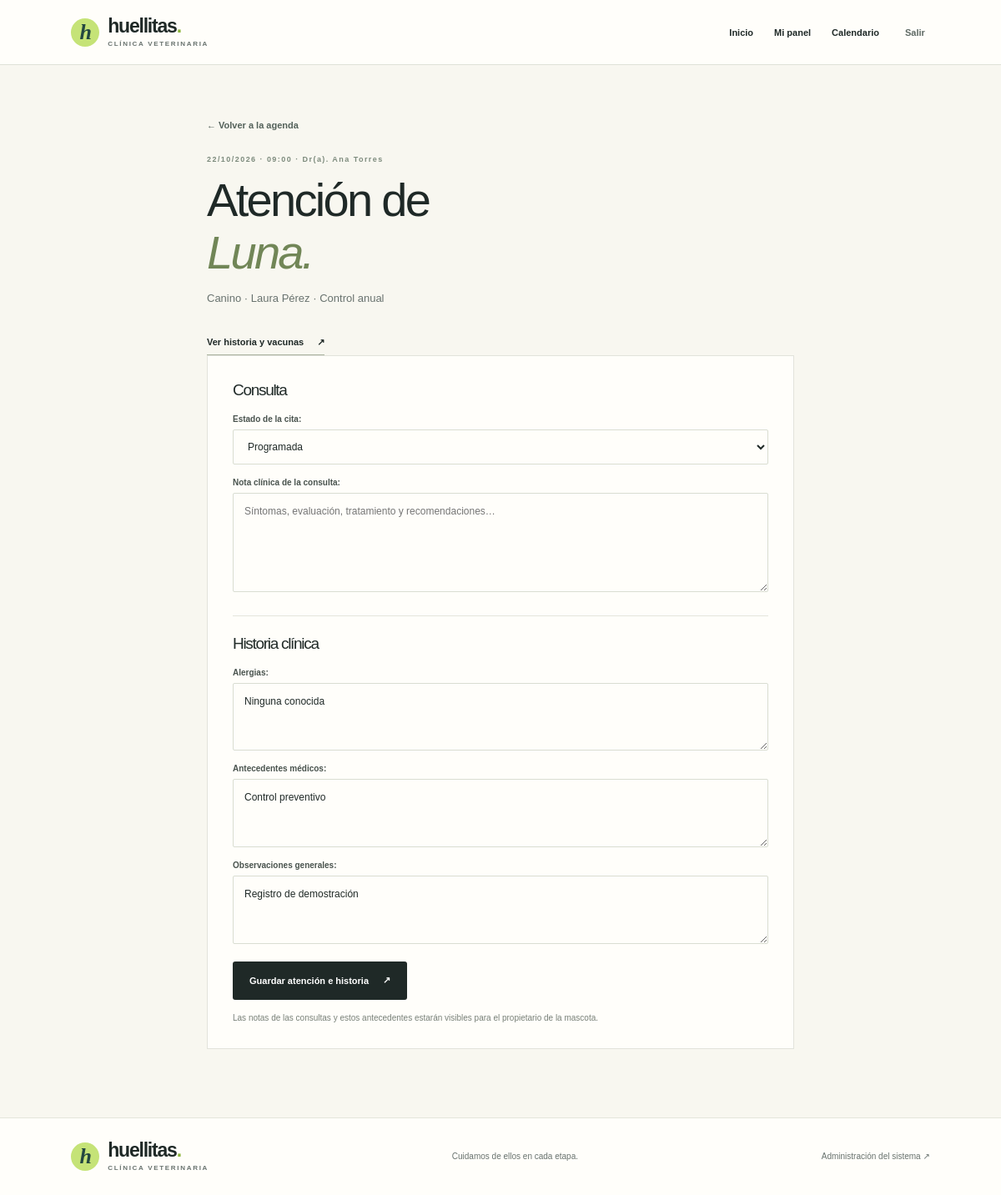
/personal/citas/1/ (signed in), run on the app's committed database.
### citas/models.py (models this page shows, shortened)
class Cita(models.Model):
    class Estado(models.TextChoices):
        PROGRAMADA = 'PROGRAMADA', 'Programada'
        ATENDIDA = 'ATENDIDA', 'Atendida'
        CANCELADA = 'CANCELADA', 'Cancelada'
    cita_id = models.BigAutoField(primary_key=True)
    mascota = models.ForeignKey('mascotas.Mascota', on_delete=models.PROTECT, related_name='citas')
    veterinario = models.ForeignKey('veterinarios.Veterinario', on_delete=models.PROTECT, related_name='citas')
    fecha_hora = models.DateTimeField()
    motivo = models.CharField(max_length=180)
    estado = models.CharField(max_length=12, choices=Estado.choices, default=Estado.PROGRAMADA)
    notas = models.TextField(blank=True)
    class Meta:
        ordering = ['-fecha_hora']
        verbose_name = 'cita'
        verbose_name_plural = 'citas'

### veterinarios/models.py (models this page shows)
class Veterinario(models.Model):
    veterinario_id = models.BigAutoField(primary_key=True)
    nombres = models.CharField(max_length=80)
    apellidos = models.CharField(max_length=80)
    documento = models.CharField(max_length=20, unique=True)
    tarjeta_profesional = models.CharField(max_length=40, unique=True)
    telefono = models.CharField(max_length=20)
    correo = models.EmailField(unique=True)
    especialidad = models.CharField(max_length=80)
    activo = models.BooleanField(default=True)
    class Meta:
        ordering = ['apellidos', 'nombres']
        verbose_name = 'veterinario'
        verbose_name_plural = 'veterinarios'
    def __str__(self):
        return f'Dr(a). {self.nombres} {self.apellidos}'

### mascotas/models.py (models this page shows, shortened)
class Mascota(models.Model):
    mascota_id = models.BigAutoField(primary_key=True)
    propietario = models.ForeignKey('propietarios_core.Propietario', on_delete=models.PROTECT, related_name='mascotas')
    nombre = models.CharField(max_length=80)
    especie = models.CharField(max_length=40)
    raza = models.CharField(max_length=60, blank=True)
    sexo = models.CharField(max_length=10, choices=[('M', 'Macho'), ('H', 'Hembra')])
    fecha_nacimiento = models.DateField(null=True, blank=True)
    peso_kg = models.DecimalField(max_digits=6, decimal_places=2, null=True, blank=True)
    activo = models.BooleanField(default=True)
    class Meta:
        ordering = ['nombre']
        verbose_name = 'mascota'
        verbose_name_plural = 'mascotas'

### propietarios_core/models.py (models this page shows, shortened)
class Propietario(models.Model):
    propietario_id = models.BigAutoField(primary_key=True)
    usuario = models.OneToOneField('auth.User', on_delete=models.SET_NULL, null=True, blank=True, related_name='perfil_propietario')
    nombres = models.CharField(max_length=80)
    apellidos = models.CharField(max_length=80)
    documento = models.CharField(max_length=20, unique=True)
    telefono = models.CharField(max_length=20)
    correo = models.EmailField(blank=True)
    direccion = models.CharField(max_length=160)
    class Meta:
        ordering = ['apellidos', 'nombres']
        verbose_name = 'propietario'
        verbose_name_plural = 'propietarios'

### config/views.py (the view)
# urls.py: path('personal/citas/<int:cita_id>/', views.atender_cita, name='atender_cita'),
@login_required
def atender_cita(request,cita_id):
    requiere_personal(request.user)
    cita=get_object_or_404(Cita.objects.select_related('mascota','veterinario','mascota__propietario'),cita_id=cita_id)
    historia,_=HistoriaClinica.objects.get_or_create(mascota=cita.mascota,defaults={'fecha_apertura':timezone.localdate()})
    form=ActualizarCitaForm(request.POST or None,instance=cita)
    historia_form=HistoriaClinicaForm(request.POST or None,instance=historia,prefix='historia')
    if request.method=='POST' and form.is_valid() and historia_form.is_valid():
        with transaction.atomic():
            form.save()
            historia_form.save()
        messages.success(request,'La cita y la nota clínica quedaron actualizadas.')
        return redirect('agenda_personal')
    return render(request,'portal/atender_cita.html',{'form':form,'historia_form':historia_form,'cita':cita})

### config/forms.py
class ActualizarCitaForm(forms.ModelForm):
    class Meta:
        model = Cita
        fields = ['estado', 'notas']
        labels = {'estado':'Estado de la cita', 'notas':'Nota clínica de la consulta'}
        widgets = {'notas':forms.Textarea(attrs={'rows':5,'placeholder':'Síntomas, evaluación, tratamiento y recomendaciones…'})}

class HistoriaClinicaForm(forms.ModelForm):
    class Meta:
        model = HistoriaClinica
        fields = ['alergias','antecedentes','observaciones']
        labels = {'alergias':'Alergias','antecedentes':'Antecedentes médicos','observaciones':'Observaciones generales'}
        widgets = {name:forms.Textarea(attrs={'rows':3}) for name in ['alergias','antecedentes','observaciones']}

### config/views.py (called while the page is built)
def es_personal(user):
    return user.is_authenticated and (user.is_staff or user.is_superuser or user.groups.filter(name__in=['Recepcionista','Veterinario']).exists())

def requiere_personal(user):
    if not es_personal(user):
        raise PermissionDenied

### templates/portal/atender_cita.html (shortened to what this page needs)
{% extends 'portal/base.html' %}
{% block content %}
<section class="form-page form-page-narrow"><a class="back-link" href="{% url 'agenda_personal' %}">← Volver a la agenda</a><div class="page-heading"><span class="portal-eyebrow">{{ cita.fecha_hora|date:'d/m/Y · H:i' }} · {{ cita.veterinario }}</span><h1>Atención de<br><em>{{ cita.mascota.nombre }}.</em></h1><p>{{ cita.mascota.especie }} · {{ cita.mascota.propietario.nombres }} {{ cita.mascota.propietario.apellidos }} · {{ cita.motivo }}</p></div><a class="under-link" href="{% url 'historia_mascota' cita.mascota_id %}">Ver historia y vacunas <span>↗</span></a><form method="post" class="portal-form form-panel">{% csrf_token %}<h2>Consulta</h2><div class="form-grid">{% for field in form %}<div class="field field-wide">{{ field.label_tag }}{{ field }}{% for error in field.errors %}<span class="field-error">{{ error }}</span>{% endfor %}</div>{% endfor %}</div><h2>Historia clínica</h2><div class="form-grid">{% for field in historia_form %}<div class="field field-wide">{{ field.label_tag }}{{ field }}{% for error in field.errors %}<span class="field-error">{{ error }}</span>{% endfor %}</div>{% endfor %}</div><button class="button button-dark form-submit" type="submit">Guardar atención e historia <span>↗</span></button><p class="form-privacy">Las notas de las consultas y estos antecedentes estarán visibles para el propietario de la mascota.</p></form></section>
{% endblock %}

### static/site.css (style rules this page uses)
:root { --ink:#1f2927;--muted:#68726e;--green:#c5e377;--green-dark:#a6ca54;--cream:#f8f7f0;--paper:#fffefa;--line:#dfe2d8;--teal:#244840;--lilac:#e8e1f4;--yellow:#f7e7a9;--blue:#dcecf0;--heading:'Manrope',sans-serif;--body:'DM Sans',sans-serif }
* { box-sizing:border-box }
html { scroll-behavior:smooth }
body { margin:0;background:var(--paper);color:var(--ink);font-family:var(--body);font-size:15px;-webkit-font-smoothing:antialiased }
a { color:inherit;text-decoration:none }
.button { min-height:46px;padding:0 20px;display:inline-flex;align-items:center;justify-content:center;gap:17px;border-radius:3px;font-size:11px;font-weight:700;transition:transform .2s,background .2s }
.button-dark { background:var(--ink);color:white }
.text-link,.under-link { font-size:11px;font-weight:700 }
.under-link { border-bottom:1px solid #aab39f;padding-bottom:8px;display:inline-block }
.under-link span { margin-left:13px }

### static/portal.css (style rules this page uses)
.portal-body { background:#f8f7f0;min-height:100vh }
.portal-eyebrow { font-size:9px;font-weight:700;letter-spacing:1.45px;color:#7d8b7d }
.portal-main h1,.portal-main h2,.portal-main h3 { font-family:'Manrope','Trebuchet MS',Arial,sans-serif }
.portal-main h1 em,.portal-main h2 em { color:#718657;font-weight:400 }
.portal-main h1 { font-size:clamp(38px,5vw,56px);font-weight:500;letter-spacing:-2.7px;line-height:1.12 }
.portal-main h2 { font-size:29px;font-weight:500;letter-spacing:-1.3px;margin:8px 0 0 }
.muted,.page-heading>p,.dashboard-welcome>div>p { color:#68726e;line-height:1.7;font-size:13px }
.portal-form { width:100% }
.field { min-width:0;display:flex;flex-direction:column;gap:7px;margin-bottom:16px }
.field label { font-size:10px;font-weight:700;color:#49534e }
.field input,.field select,.field textarea { width:100%;border:1px solid #d9ddd2;background:#fffefa;padding:12px 13px;font:12px 'DM Sans',Arial,sans-serif;color:#1f2927;border-radius:2px;outline:none }
.field textarea { resize:vertical;line-height:1.55 }
.form-submit { margin-top:5px;border:0;cursor:pointer;font-family:'DM Sans',Arial,sans-serif }
.form-page { max-width:930px;margin:0 auto;padding:62px 28px 82px }
.form-page-narrow { max-width:760px }
.page-heading { max-width:650px;margin:23px 0 30px }
.page-heading h1 { margin:12px 0 }
.page-heading>p { max-width:550px }
.form-panel { background:#fffefa;border:1px solid #e2e3db;padding:28px 30px }
.form-panel h2 { font-size:19px;margin:2px 0 18px }
.form-panel h2:not(:first-of-type) { border-top:1px solid #e4e5dc;padding-top:22px;margin-top:12px }
.form-grid { display:grid;grid-template-columns:repeat(2,minmax(0,1fr));gap:0 16px }
.field-wide { grid-column:1/-1 }
.form-privacy { font-size:10px;color:#788078;line-height:1.6;margin:14px 0 0 }
.back-link { font-size:11px;color:#53615a;font-weight:600 }

### data on the page
Cita: fecha_hora "22/10/2026 · 09:00", veterinario "Dr(a). Ana Torres", mascota.nombre "Luna", mascota.especie "Canino", mascota.propietario.nombres "Laura", mascota.propietario.apellidos "Pérez", motivo "Control anual", form "Programada"

### other printed values
{{ field.label_tag }} "Estado de la cita:" "Nota clínica de la consulta:"
{{ field.label_tag }} "Alergias:" "Antecedentes médicos:" "Observaciones generales:"
